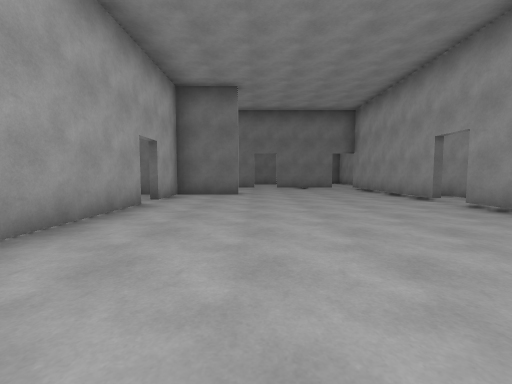
[1] (above)

18 first-person views from a walk through a scene from a Unity 3-D project. The camera is 1.2 m above the floor, tilts 4° down and sees 90° across. The floor is counted in squares, 2 m on a side. Each view is taken from the middle of a square. On the plan, view 1 faces up. The plan holds only what a view shows up to about 9 squares ahead; the rest is blank. The place goes on beyond the plan. The player character is not drawn. Door leaves are left out, so doorways stand open.

[2]
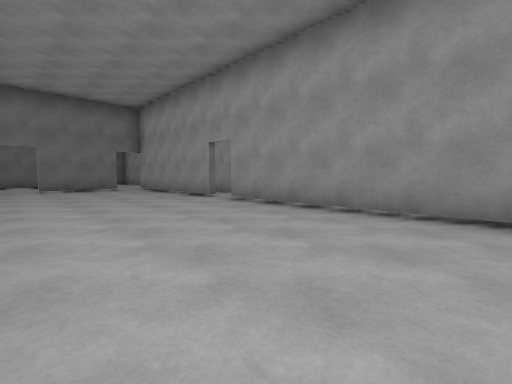

[3]
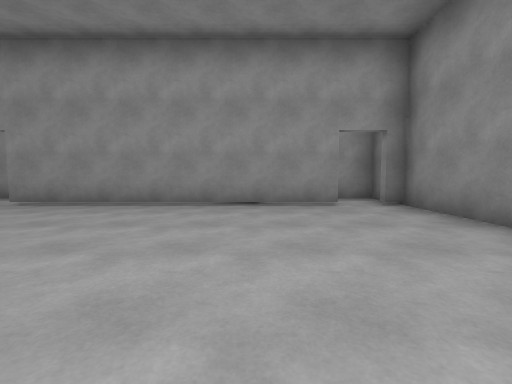

[4]
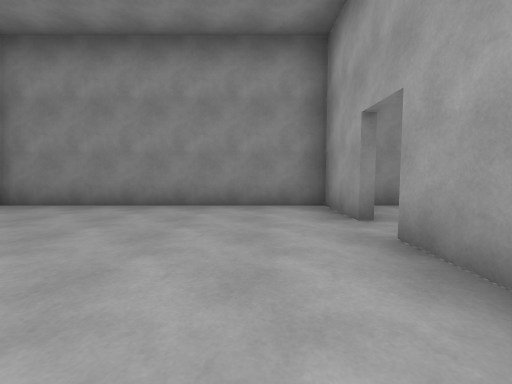

[5]
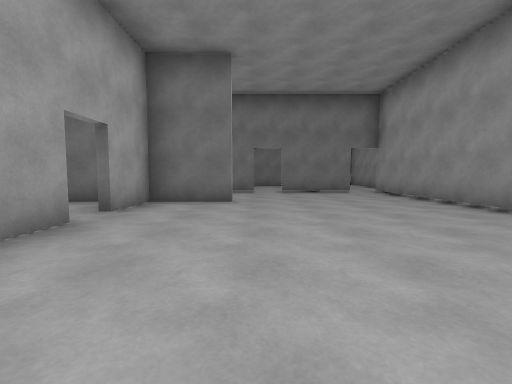

[6]
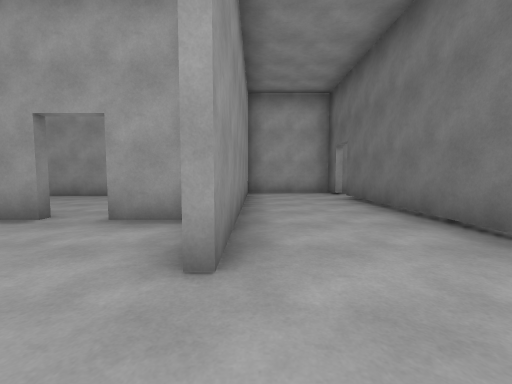

[7]
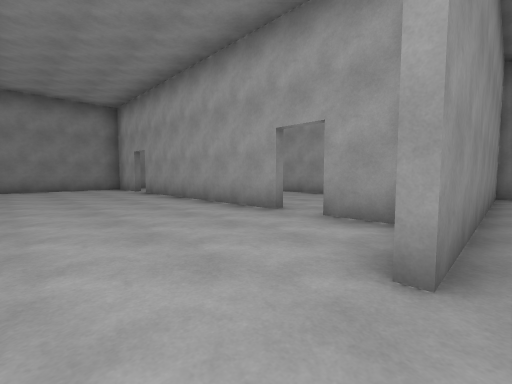

[8]
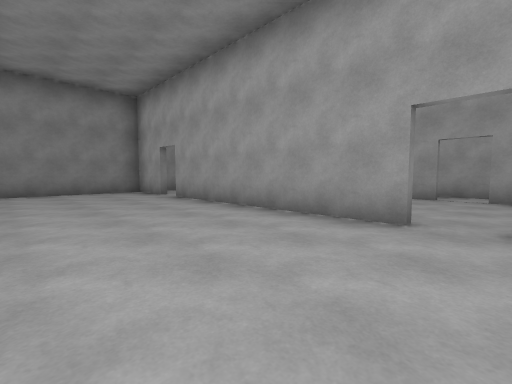

[9]
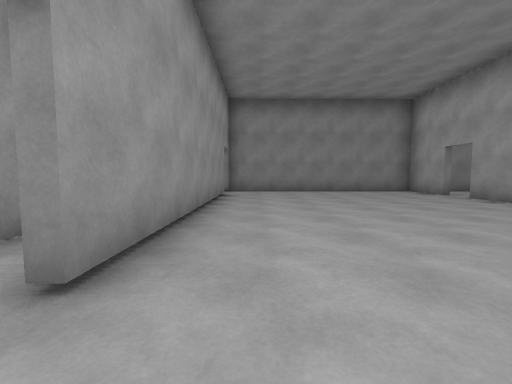

[10]
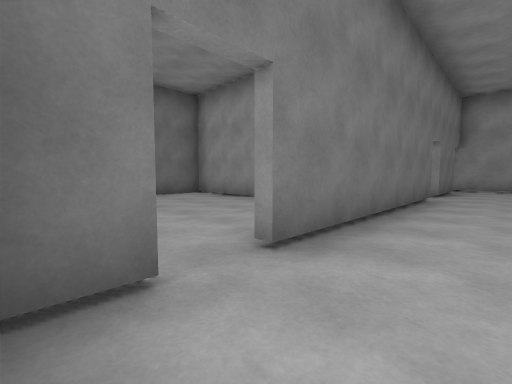

[11]
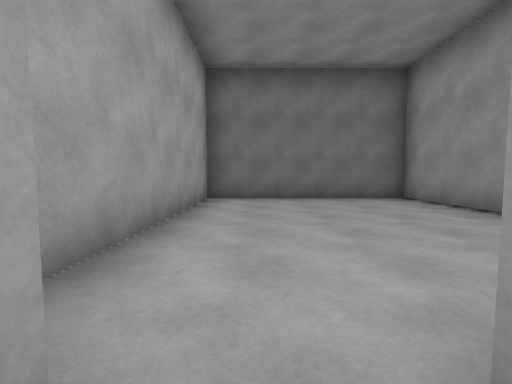

[12]
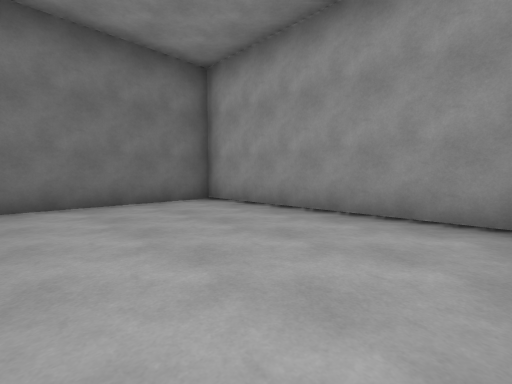

[13]
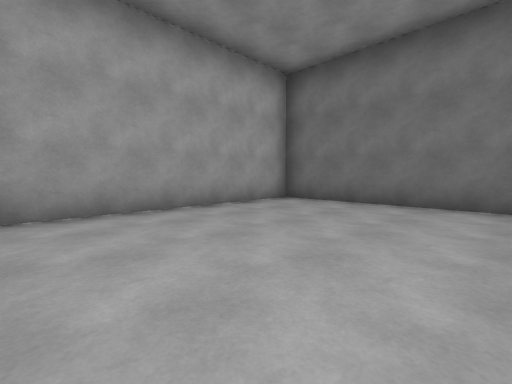

[14]
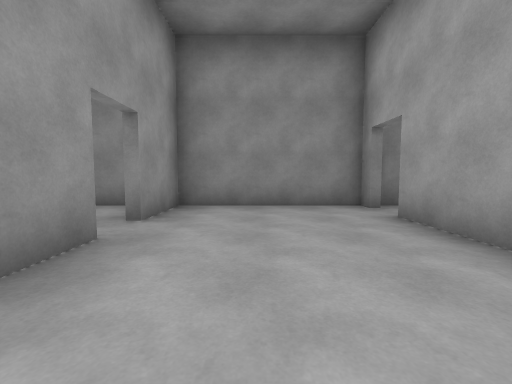

[15]
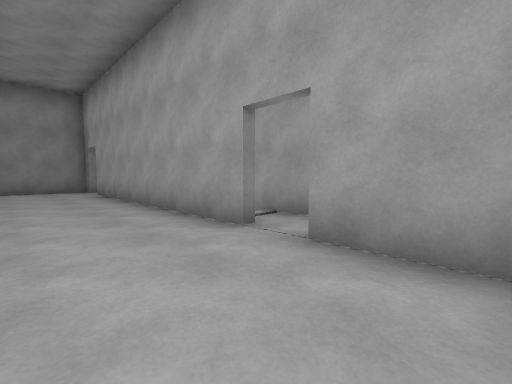

[16]
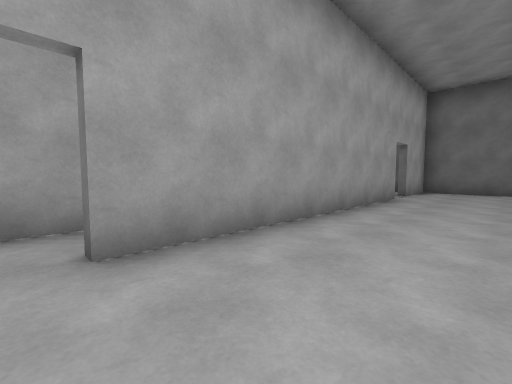

[17]
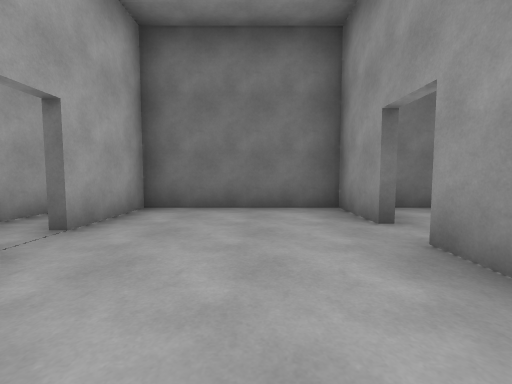

[18]
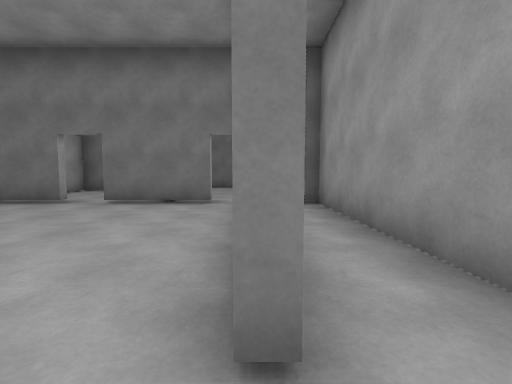

### Floor plan
Points are (right, up) in squares from view 1. A wall is a line through its corners. A room is listed if a view was taken in it or the views show most of it. See-through windows are left out.
Room 1 (views 1, 2, 3, 4, 5, 6, 7, 8, 9, 10, 18)
walls: (-2.3, 5.2) (-2.3, -0.4); (-0.5, 7.6) (-2.3, 7.6) (-2.3, 6); (3.9, 5.6) (3.9, 10.5); (-2.3, -1.2) (-2.3, -2.9) (4, -2.9); (0, 10.3) (-5.6, 10.3); (3.9, -1.6) (3.9, 4.9); (3.1, 10.3) (0.8, 10.3); (-6.4, 10.3) (-7.2, 10.3); (-7.2, 9.4) (-7.2, 7.8) (-0.5, 7.8)
ways out: opening at (-6, 10) to room 2; opening at (-3, -1) to room 3; gap at (-3, 5) to room 3; opening at (4, -2); opening at (4, 5)
Room 2 (views 11, 12, 13)
walls: (-2.4, 10.9) (-2.4, 16.3) (-7.2, 16.3) (-7.2, 10.8); (-7.2, 10.3) (-7.2, 9.4)
ways out: opening at (-6, 10) to room 1; open door at (-7, 15)
Room 3 (views 14, 15, 16, 17)
walls: (-2.5, -0.4) (-2.5, 0.6); (-2.5, 4.4) (-2.5, 5.2); (-6, 4.9) (-6, -1.6); (-2.5, 6) (-2.5, 7.6) (-6, 7.6) (-6, 5.6); (-6, -2.9) (-2.5, -2.9) (-2.5, -1.2)
ways out: opening at (-3, -1) to room 1; gap at (-3, 5) to room 1; opening at (-6, -2); opening at (-6, 5)

Where each view was taken, in squares from view 1:
view 1: 0 up, 0 right, facing up
view 2: 0 up, 0 right, facing up-right
view 3: 0 up, 1 left, facing right
view 4: 2 up, 1 left, facing down
view 5: 2 up, 0 right, facing up
view 6: 8 up, 1 right, facing left
view 7: 8 up, 1 right, facing down-left
view 8: 6 up, 1 right, facing down-left
view 9: 6 up, 3 right, facing down
view 10: 9 up, 7 left, facing up-right
view 11: 10 up, 6 left, facing up
view 12: 11 up, 6 left, facing up-right
view 13: 11 up, 3 left, facing up-left
view 14: 2 up, 4 left, facing down
view 15: 7 up, 4 left, facing down-left
view 16: 2 down, 4 left, facing up-left
view 17: 3 up, 4 left, facing up
view 18: 5 up, 4 right, facing up
